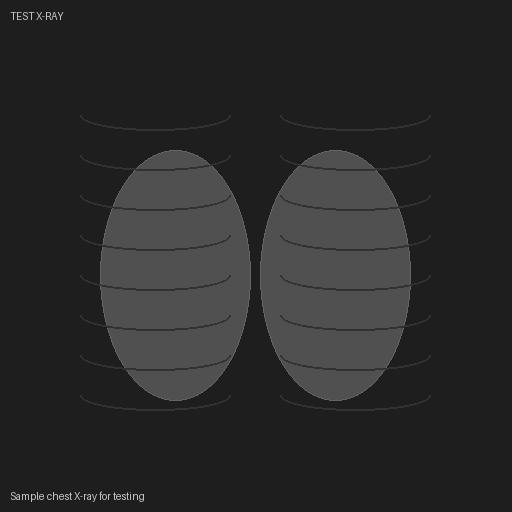
#> input picture sample_data/test_xray.jpg, 512 x 512 px
$ python -i preprocessing.py   (imports and definitions only)
#> lines starting #> are read from the running program, lines starting #| are printed output that depends on the picture
# detection/preprocessing.py
"""
Image Preprocessing Module for COVID-19 Detection
Implements CLAHE (Contrast Limited Adaptive Histogram Equalization)
"""

import cv2
import numpy as np
from PIL import Image
import os
from django.conf import settings
import logging

logger = logging.getLogger(__name__)


def apply_clahe(image_path, clip_limit=2.0, tile_grid_size=(8, 8)):
    """
    Apply CLAHE (Contrast Limited Adaptive Histogram Equalization) to enhance X-ray contrast

    Args:
        image_path: str - path to input image
        clip_limit: float - threshold for contrast limiting (default: 2.0)
        tile_grid_size: tuple - size of grid for histogram equalization (default: 8x8)

    Returns:
        str - path to processed image
    """
#> called with image_path = '../sample_data/test_xray.jpg', clip_limit = 2, tile_grid_size = (8, 8)
    try:
        logger.info(f"🔧 Applying CLAHE to: {os.path.basename(image_path)}")

        # Read image
        image = cv2.imread(str(image_path))
#> image is the input picture: shape (512, 512, 3); min 0, max 219, mean 41.5
        if image is None:
            raise ValueError(f"Could not read image: {image_path}")

        # Convert to LAB color space
        lab = cv2.cvtColor(image, cv2.COLOR_BGR2LAB)
#> lab: shape (512, 512, 3); mean of channels 0, 1, 2 41.6, 128, 128
        l, a, b = cv2.split(lab)
#> a: shape (512, 512); every value is 128

        # Apply CLAHE to L channel
        clahe = cv2.createCLAHE(clipLimit=clip_limit, tileGridSize=tile_grid_size)
        l_clahe = clahe.apply(l)
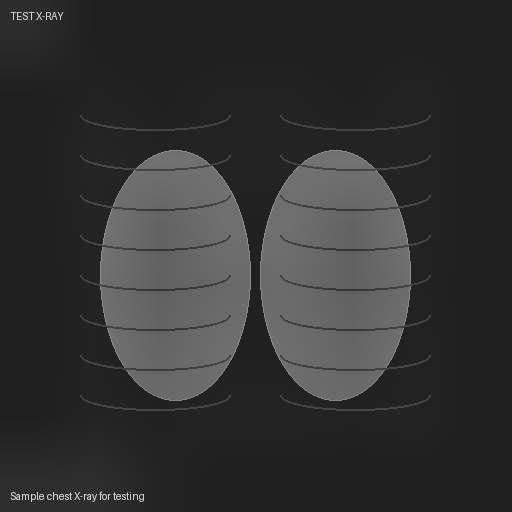
#> l_clahe: shape (512, 512); min 1, max 231, mean 50.1

        # Merge channels
        lab_clahe = cv2.merge([l_clahe, a, b])
#> lab_clahe: shape (512, 512, 3); mean of channels 0, 1, 2 50.1, 128, 128

        # Convert back to BGR
        enhanced = cv2.cvtColor(lab_clahe, cv2.COLOR_LAB2BGR)

        # Generate output path
        input_filename = os.path.basename(image_path)
#> (the run stopped early here; a loop or call above may not have finished)
